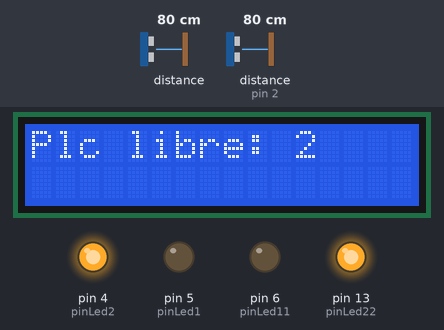
A sketch run on a simulated Arduino Uno, built with avr-gcc and run on an emulated ATmega328P. Parts: 16×2 character LCD, output pins drawn as LEDs (lit = HIGH). Inputs (shaded band) come from the test bench; at power-on: distance to the obstacle 80 cm, distance to the obstacle (sensor on pin 2) 80 cm. The echo pulse lasts 58.3 µs per cm.

Above: at 1.2 s.
1.3 s: distance to the obstacle (sensor 0) set to 6 cm
2.8 s: distance to the obstacle (sensor 0) set to 3 cm
At 3.8 s:
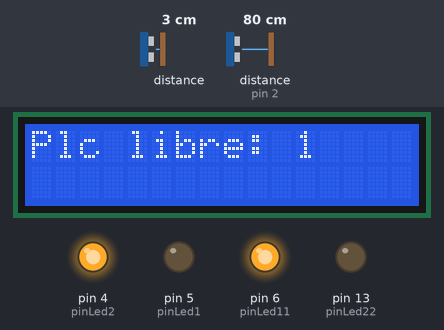
4.4 s: distance to the obstacle (sensor on pin 2) set to 6 cm
5.9 s: distance to the obstacle (sensor on pin 2) set to 3 cm
At 6.5 s:
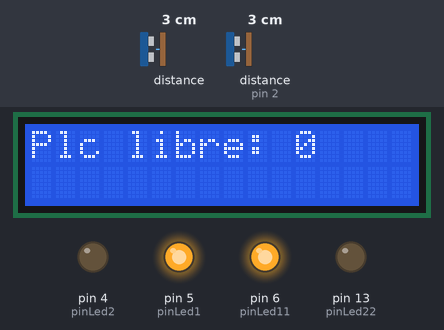
7.5 s: distance to the obstacle (sensor 0) set to 9 cm
At 8.2 s:
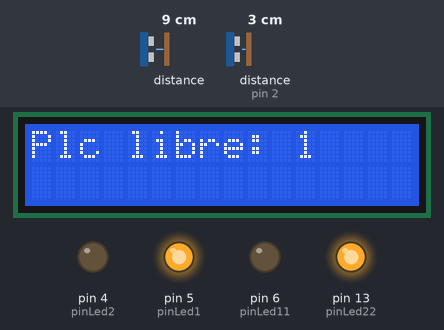
9.0 s: distance to the obstacle (sensor 0) set to 2 cm
At 9.05 s:
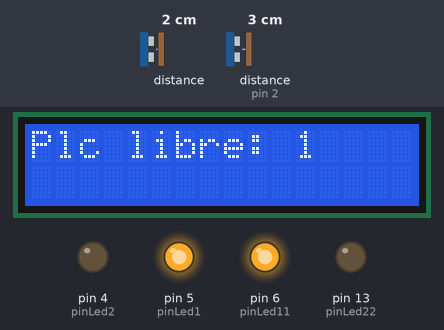
Timing chart, 0 to 11.5 s (numbered marks = the images above; inputs shaded):
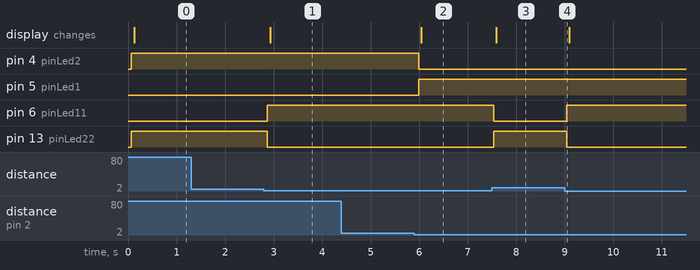

Measured:
- the behaviour switches between 5 and 4 cm on distance to the obstacle (sensor 0) (found by bisection; images 0 and 1)
- the behaviour switches between 5 and 4 cm on distance to the obstacle (sensor on pin 2) (found by bisection; images 1 and 2)
- after the input at 1.3 s, every drawn part: stays the same
- after the input at 2.8 s, pin 6 (pinLed11): LOW → HIGH after 0.07 s; pin 13 (pinLed22): HIGH → LOW after 0.07 s; the display: changes after 0.13 s (image 1)
- after the input at 4.4 s, every drawn part: stays the same
- after the input at 5.9 s, pin 4 (pinLed2): HIGH → LOW after 0.09 s; pin 5 (pinLed1): LOW → HIGH after 0.09 s; the display: changes after 0.14 s (image 2)
- after the input at 7.5 s, pin 6 (pinLed11): HIGH → LOW at once; pin 13 (pinLed22): LOW → HIGH at once; the display: changes after 0.09 s (image 3)
- after the input at 9.0 s, pin 6 (pinLed11): LOW → HIGH at once; pin 13 (pinLed22): HIGH → LOW at once

The sketch:

afficheurLCD.ino
```cpp
// include the library code:
#include <LiquidCrystal.h>
#include "SR04.h"
#define TRIG_PIN 2
#define ECHO_PIN 3
#define TRIG_PINN 0
#define ECHO_PINN 1
SR04 sr04 = SR04(ECHO_PIN,TRIG_PIN);
SR04 sr = SR04(ECHO_PINN,TRIG_PINN);
long d,d2;

int pinLed1 = 5;

int pinLed2 = 4;
int pinLed11 = 6;

int pinLed22 = 13;
// initialize the library with the numbers of the interface pins
LiquidCrystal lcd(7,8,9,10,11,12);
 int place=2;
 boolean ocupe=false;
 boolean ocupe2=false;
void setup() {
  // set up the LCD's number of columns and rows:
  lcd.begin(16, 2);
   pinMode(pinLed1, OUTPUT);
   pinMode(pinLed2, OUTPUT);
     pinMode(pinLed11, OUTPUT);
   pinMode(pinLed22, OUTPUT);
      digitalWrite(pinLed2, HIGH);
      digitalWrite(pinLed22, HIGH);

}

void loop() {
  d=sr04.Distance();
  d2=sr.Distance();
  // set the cursor to column 0, line 1
  // (note: line 1 is the second row, since counting begins with 0):
  lcd.setCursor(0, 0);
 lcd.print("Plc libre: ");
  //lcd.setCursor(1, 2);
  lcd.print(place);
  if(d<5 and ocupe==false){
    ocupe=true;
    place--;
    digitalWrite(pinLed1, HIGH);
    digitalWrite(pinLed2, LOW);

  }else if(d>=5){

    if(place<2 and ocupe==true){
      ocupe=false;
      place++;
      digitalWrite(pinLed1, LOW);
      digitalWrite(pinLed2, HIGH);


  }
    }
      if(d2<5 and ocupe2==false){
    ocupe2=true;
    place--;
    digitalWrite(pinLed11, HIGH);
    digitalWrite(pinLed22, LOW);

  }else if(d2>=5){

    if(place<2 and ocupe2==true){
      ocupe2=false;
      place++;
      digitalWrite(pinLed11, LOW);
      digitalWrite(pinLed22, HIGH);
  }
    }

  // print the number of seconds since reset:

}
```
